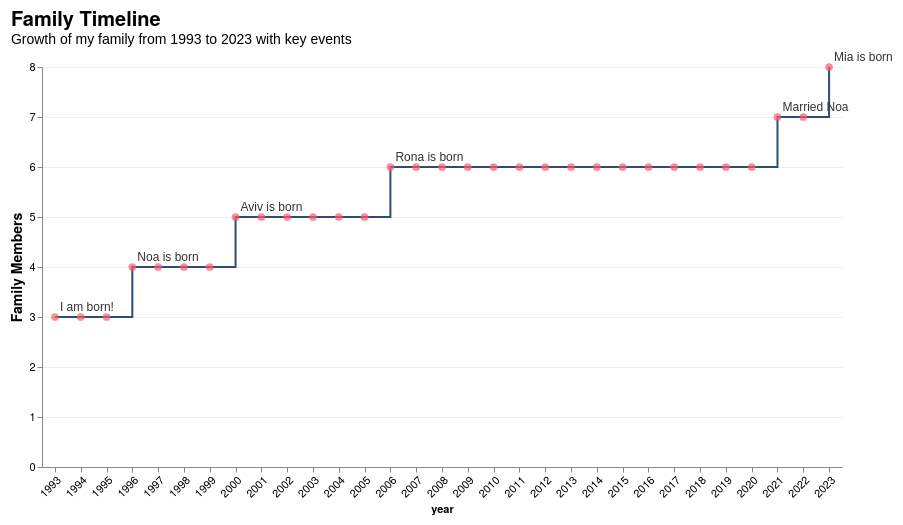

Write the Vega-Lite specification saved for this chart.
### Vega-Lite specification from a JSON file in a GitHub repository (floating-point values rounded to 4 significant figures)
{"$schema": "https://vega.github.io/schema/vega-lite/v5.json", "title": {"text": "Family Timeline", "subtitle": "Growth of my family from 1993 to 2023 with key events", "fontSize": 20, "subtitleFontSize": 14, "font": "Helvetica Neue, sans-serif", "anchor": "start"}, "width": 800, "height": 400, "padding": 10, "data": {"values": [{"year": "1993", "family_size": 3, "event": "I am born!"}, {"year": "1994", "family_size": 3}, {"year": "1995", "family_size": 3}, {"year": "1996", "family_size": 4, "event": "Noa is born"}, {"year": "1997", "family_size": 4}, {"year": "1998", "family_size": 4}, {"year": "1999", "family_size": 4}, {"year": "2000", "family_size": 5, "event": "Aviv is born"}, {"year": "2001", "family_size": 5}, {"year": "2002", "family_size": 5}, {"year": "2003", "family_size": 5}, {"year": "2004", "family_size": 5}, {"year": "2005", "family_size": 5}, {"year": "2006", "family_size": 6, "event": "Rona is born"}, {"year": "2007", "family_size": 6}, {"year": "2008", "family_size": 6}, {"year": "2009", "family_size": 6}, {"year": "2010", "family_size": 6}, {"year": "2011", "family_size": 6}, {"year": "2012", "family_size": 6}, {"year": "2013", "family_size": 6}, {"year": "2014", "family_size": 6}, {"year": "2015", "family_size": 6}, {"year": "2016", "family_size": 6}, {"year": "2017", "family_size": 6}, {"year": "2018", "family_size": 6}, {"year": "2019", "family_size": 6}, {"year": "2020", "family_size": 6}, {"year": "2021", "family_size": 7, "event": "Married Noa"}, {"year": "2022", "family_size": 7}, {"year": "2023", "family_size": 8, "event": "Mia is born"}]}, "layer": [{"mark": {"type": "line", "interpolate": "step-after", "strokeWidth": 2, "color": "#2f4b7c"}, "encoding": {"x": {"field": "year", "type": "ordinal", "axis": {"labelAngle": -45, "labelFontSize": 11, "tickCount": 10, "grid": false}}, "y": {"field": "family_size", "type": "quantitative", "axis": {"title": "Family Members", "grid": true, "gridColor": "#eee", "titleFontSize": 14, "labelFontSize": 11}}}}, {"mark": {"type": "point", "filled": true, "color": "#f95d6a", "size": 60}, "encoding": {"x": {"field": "year", "type": "ordinal"}, "y": {"field": "family_size", "type": "quantitative"}}}, {"transform": [{"filter": "datum.event != null"}], "mark": {"type": "text", "align": "left", "baseline": "middle", "dx": 5, "dy": -10, "fontSize": 12, "color": "#333"}, "encoding": {"x": {"field": "year", "type": "ordinal"}, "y": {"field": "family_size", "type": "quantitative"}, "text": {"field": "event", "type": "nominal"}}}], "config": {"axis": {"labelFont": "Helvetica Neue, sans-serif", "titleFont": "Helvetica Neue, sans-serif"}, "view": {"stroke": "transparent"}}}
